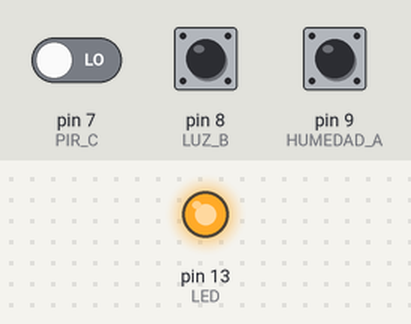
This sketch was run on a simulated Arduino Uno, built with avr-gcc and run on an emulated ATmega328P. Shown: output pins drawn as LEDs (lit = HIGH). Inputs (shaded band) come from the test bench; at power-on: pin 9 (HUMEDAD_A) HIGH, pin 7 (PIR_C) LOW, pin 8 (LUZ_B) HIGH.

Above: at 1.2 s.
1.3 s: pin 9 (HUMEDAD_A) pulled LOW for 0.15 s
At 1.37 s:
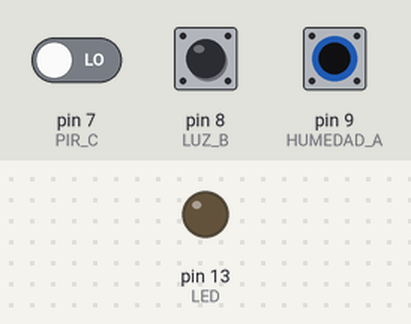
2.9 s: pin 9 (HUMEDAD_A) pulled LOW for 3.2 s
At 7.5 s:
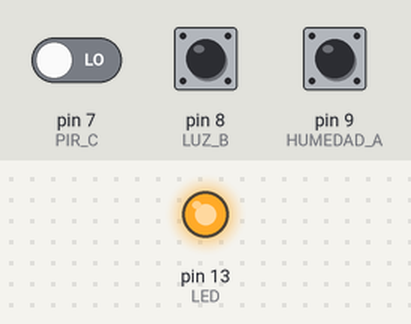
Timing chart, 0 to 9.0 s (numbered marks = the images above; inputs shaded):
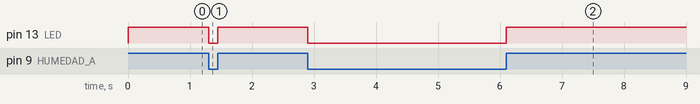

Measured:
- after the input at 1.3 s, pin 13 (LED): HIGH → LOW at once, → HIGH 0.15 s later
- after the input at 2.9 s, pin 13 (LED): HIGH → LOW at once, → HIGH 3.2 s later

The sketch:

hurto_jose.ino
```cpp
void setup()
{
 pinMode(9,INPUT); //HUMEDAD A
 pinMode(8, INPUT); //LUZ B
 pinMode(13,OUTPUT); //LED
 pinMode(7,INPUT); //PIR C
}

void loop()
{

  int LUZ, HUMEDAD, PIR;

  LUZ = digitalRead(8);
  HUMEDAD = digitalRead(9);
  PIR = digitalRead(7);

     digitalWrite(9,HIGH);
     digitalWrite(8,HIGH);

if(HUMEDAD == HIGH)
{
    if(LUZ == HIGH)
    {
          digitalWrite(13,HIGH);
    }
    else
    {
          if(PIR == HIGH)
          {
           digitalWrite(13,LOW);
          }
          else
          {
           digitalWrite(13,HIGH);
          }
    }
}
else
{
digitalWrite(13,LOW);
}
}
```
